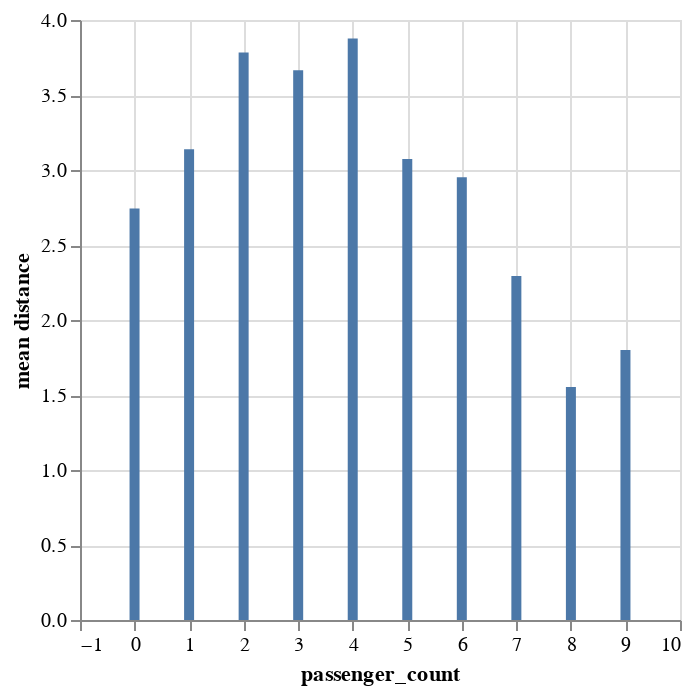

The cell this chart's notebook holds for it:
### Markdown cell above
**Exercises**

1. What is the mean distance of trips with different number of passengers? Plot them on a bar plot. Exclude null values.
2. What is the median total trip cost (`total_amount`) during the day, and during the night? Assume that day hours are 6:30-19:30. [pl.time](https://docs.pola.rs/api/python/dev/reference/expressions/api/polars.time.html) may be useful.
3. What are the top 5 pairs of boroughs with the highest average trip time?
4. Calculate average costs of trip per minute, if starts and ends in the same borough and zone. What are the names of 5 boroughs and zones with the highest cost? Ignore trips under 1 minute.
5. What are daily total number of trips? Plot them on a line plot. Include only samples from 2024.

### Code cell
# 1
(
    df.select(["passenger_count", "trip_distance"])
    .filter(pl.col("passenger_count").is_not_null())
    .group_by("passenger_count")
    .agg(pl.col("trip_distance").mean().alias("mean distance"))
).plot.bar(x="passenger_count", y="mean distance")

### Figure 1 — Vega-Lite specification as saved in the notebook (floating-point values rounded to 4 significant figures)
{"config": {"view": {"continuousWidth": 300, "continuousHeight": 300}}, "data": {"name": "data-6fc441f91f2ea42a6bdc6e2091faeec6"}, "mark": {"type": "bar", "tooltip": true}, "encoding": {"x": {"field": "passenger_count", "type": "quantitative"}, "y": {"field": "mean distance", "type": "quantitative"}}, "params": [{"name": "param_1", "select": {"type": "interval", "encodings": ["x", "y"]}, "bind": "scales"}], "$schema": "https://vega.github.io/schema/vega-lite/v5.20.1.json", "datasets": {"data-6fc441f91f2ea42a6bdc6e2091faeec6": [{"passenger_count": 9, "mean distance": 1.8}, {"passenger_count": 1, "mean distance": 3.138}, {"passenger_count": 3, "mean distance": 3.665}, {"passenger_count": 6, "mean distance": 2.952}, {"passenger_count": 7, "mean distance": 2.294}, {"passenger_count": 0, "mean distance": 2.744}, {"passenger_count": 5, "mean distance": 3.073}, {"passenger_count": 2, "mean distance": 3.783}, {"passenger_count": 4, "mean distance": 3.876}, {"passenger_count": 8, "mean distance": 1.554}]}}
